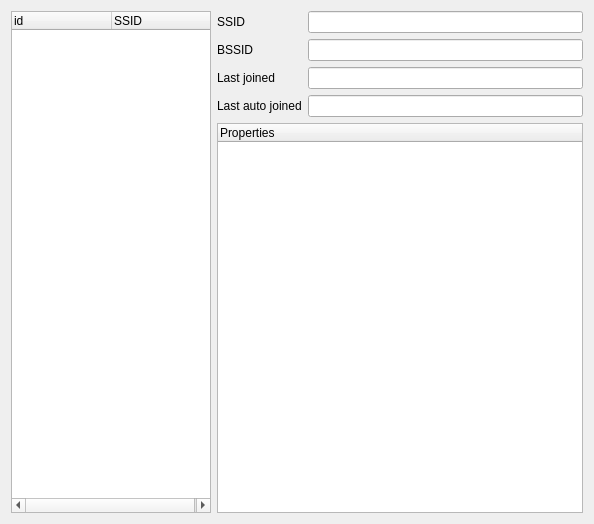
<?xml version="1.0" encoding="UTF-8"?>
<ui version="4.0">
 <class>KnownNetworks</class>
 <widget class="QWidget" name="KnownNetworks">
  <property name="geometry">
   <rect>
    <x>0</x>
    <y>0</y>
    <width>594</width>
    <height>524</height>
   </rect>
  </property>
  <property name="windowTitle">
   <string>Known Networks</string>
  </property>
  <layout class="QHBoxLayout" name="horizontalLayout" stretch="0,1">
   <item>
    <widget class="QTreeWidget" name="networksTree">
     <property name="maximumSize">
      <size>
       <width>200</width>
       <height>16777215</height>
      </size>
     </property>
     <column>
      <property name="text">
       <string>id</string>
      </property>
     </column>
     <column>
      <property name="text">
       <string>SSID</string>
      </property>
     </column>
    </widget>
   </item>
   <item>
    <layout class="QVBoxLayout" name="verticalLayout">
     <item>
      <layout class="QFormLayout" name="formLayout">
       <item row="0" column="0">
        <widget class="QLabel" name="label">
         <property name="text">
          <string>SSID</string>
         </property>
        </widget>
       </item>
       <item row="1" column="0">
        <widget class="QLabel" name="label_2">
         <property name="text">
          <string>BSSID</string>
         </property>
        </widget>
       </item>
       <item row="2" column="0">
        <widget class="QLabel" name="label_3">
         <property name="text">
          <string>Last joined</string>
         </property>
        </widget>
       </item>
       <item row="3" column="0">
        <widget class="QLabel" name="label_4">
         <property name="text">
          <string>Last auto joined</string>
         </property>
        </widget>
       </item>
       <item row="0" column="1">
        <widget class="QLineEdit" name="labelSSID">
         <property name="readOnly">
          <bool>true</bool>
         </property>
        </widget>
       </item>
       <item row="1" column="1">
        <widget class="QLineEdit" name="labelBSSID">
         <property name="readOnly">
          <bool>true</bool>
         </property>
        </widget>
       </item>
       <item row="2" column="1">
        <widget class="QLineEdit" name="labelLastJoined">
         <property name="readOnly">
          <bool>true</bool>
         </property>
        </widget>
       </item>
       <item row="3" column="1">
        <widget class="QLineEdit" name="labelLastAutoJoined">
         <property name="readOnly">
          <bool>true</bool>
         </property>
        </widget>
       </item>
      </layout>
     </item>
     <item>
      <widget class="QTreeWidget" name="networkTree">
       <column>
        <property name="text">
         <string>Properties</string>
        </property>
       </column>
      </widget>
     </item>
    </layout>
   </item>
  </layout>
 </widget>
 <resources/>
 <connections/>
</ui>
